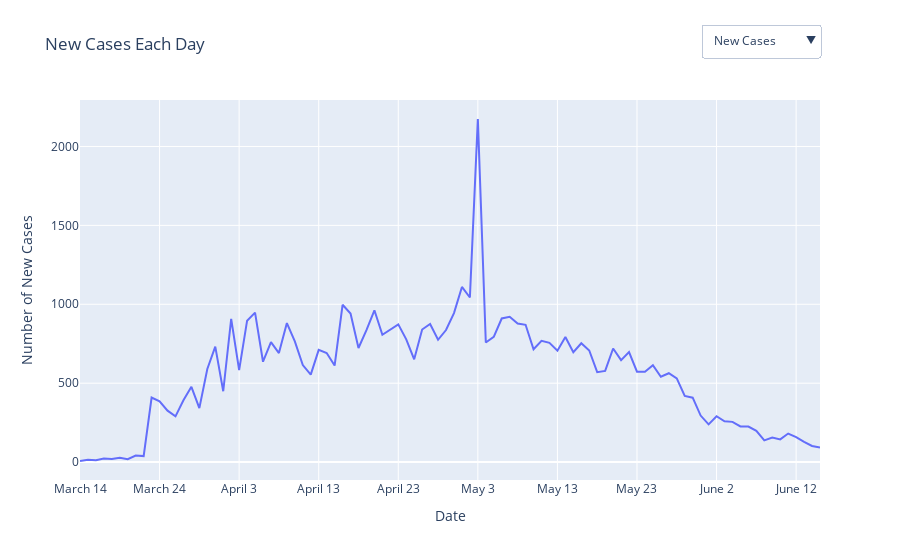

Notebook code for this chart:
### Code cell
fig = go.Figure(data=go.Scatter(x=dates[1:], y=new_cases,
                    mode='lines',
                    name='New Cases'))

fig.add_trace(go.Scatter(x=dates[8:], y=fiveday_avg,
                    mode='lines',
                    name='Five Day Average', visible = False))


fig.update_layout(
    updatemenus=[
        dict(
            #type="buttons",
            direction="down",
            showactive = True,
            #active = 0,
            x=1,
            y=1.2,
            buttons=list([
                dict(label="New Cases",
                     method="update",
                     args=[{"visible": [True,False ]},
                           {"title": 'New Cases', 
                            "xaxis.title" : 'Date',
                            "yaxis.title" : 'Number of Cases',
                            "yaxis.type": "linear",
                            #"xaxis.type": "linear",
                            "annotations" : [],
                           }]   ),
                dict(label="5 day average",
                     method="update",
                     args=[{"visible": [False,True]},
                           {"title": 'Average Cases in Last 5 days', 
                            "xaxis.title" : 'Date',
                            "yaxis.title" : 'Number of Cases',
                            "yaxis.type": "linear",
                            #"xaxis.type": "linear",
                            "annotations" : [],
                           }]   ),

            ]),
        )
    ])

fig.update_layout(title='New Cases Each Day',
                   xaxis_title='Date',
                   yaxis_title='Number of New Cases',  xaxis = {"dtick" : 10})
fig.show()
with open('../plotly/new_cases.json', 'w') as f:
    f.write(fig.to_json())

### Figure 1 — Plotly figure (JSON) as saved in the notebook; plotly's stock layout.template omitted (floating-point values rounded to 4 significant figures)
{"data": [{"mode": "lines", "name": "New Cases", "type": "scatter", "x": ["March 14", "March 15", "March 16", "March 17", "March 18", "March 19", "March 20", "March 21", "March 22", "March 23", "March 24", "March 25", "March 26", "March 27", "March 28", "March 29", "March 30", "March 31", "April 1", "April 2", "April 3", "April 4", "April 5", "April 6", "April 7", "April 8", "April 9", "April 10", "April 11", "April 12", "April 13", "April 14", "April 15", "April 16", "April 17", "April 18", "April 19", "April 20", "April 21", "April 22", "April 23", "April 24", "April 25", "April 26", "April 27", "April 28", "April 29", "April 30", "May 1", "May 2", "May 3", "May 4", "May 5", "May 6", "May 7", "May 8", "May 9", "May 10", "May 11", "May 12", "May 13", "May 14", "May 15", "May 16", "May 17", "May 18", "May 19", "May 20", "May 21", "May 22", "May 23", "May 24", "May 25", "May 26", "May 27", "May 28", "May 29", "May 30", "May 31", "June 1", "June 2", "June 3", "June 04", "June 05", "June 6", "June 7", "June 8", "June 09", "June 10", "June 11", "June 12", "June 13", "June 14", "June 15"], "y": [7, 15, 12, 23, 20, 27, 18, 42, 38, 409, 385, 326, 290, 392, 477, 342, 590, 732, 449, 907, 583, 896, 947, 636, 760, 691, 881, 765, 615, 554, 711, 691, 612, 997, 941, 723, 836, 962, 807, 839, 873, 778, 651, 840, 875, 775, 837, 944, 1110, 1043, 2174, 758, 794, 910, 921, 878, 870, 715, 768, 756, 706, 793, 696, 753, 707, 570, 578, 720, 646, 697, 573, 573, 614, 541, 563, 530, 419, 408, 295, 239, 291, 259, 255, 226, 225, 198, 138, 156, 144, 181, 158, 128, 102, 92]}, {"mode": "lines", "name": "Five Day Average", "type": "scatter", "visible": false, "x": ["March 21", "March 22", "March 23", "March 24", "March 25", "March 26", "March 27", "March 28", "March 29", "March 30", "March 31", "April 1", "April 2", "April 3", "April 4", "April 5", "April 6", "April 7", "April 8", "April 9", "April 10", "April 11", "April 12", "April 13", "April 14", "April 15", "April 16", "April 17", "April 18", "April 19", "April 20", "April 21", "April 22", "April 23", "April 24", "April 25", "April 26", "April 27", "April 28", "April 29", "April 30", "May 1", "May 2", "May 3", "May 4", "May 5", "May 6", "May 7", "May 8", "May 9", "May 10", "May 11", "May 12", "May 13", "May 14", "May 15", "May 16", "May 17", "May 18", "May 19", "May 20", "May 21", "May 22", "May 23", "May 24", "May 25", "May 26", "May 27", "May 28", "May 29", "May 30", "May 31", "June 1", "June 2", "June 3", "June 04", "June 05", "June 6", "June 7", "June 8", "June 09", "June 10", "June 11", "June 12", "June 13", "June 14", "June 15"], "y": [15.4, 19.4, 20, 26, 29, 106.8, 178.4, 240, 289.6, 360.4, 374, 365.4, 418.2, 506.6, 518, 604, 652.2, 713.4, 756.4, 793.8, 764.4, 786, 783, 746.6, 742.4, 701.2, 705.2, 667.2, 636.6, 713, 790.4, 792.8, 821.8, 891.8, 853.8, 833.4, 863.4, 851.8, 789.6, 796.2, 803.4, 783.8, 795.6, 854.2, 908.2, 941.8, 1222.0, 1206.0, 1176.0, 1136.0, 1111.0, 852.2, 874.6, 858.8, 830.4, 797.4, 763, 747.6, 743.8, 740.8, 731, 703.8, 660.8, 665.6, 644.2, 642.2, 642.8, 641.8, 620.6, 599.6, 572.8, 564.2, 533.4, 492.2, 443, 378.2, 330.4, 298.4, 267.8, 254, 251.2, 232.6, 208.4, 188.6, 172.2, 163.4, 155.4, 153.4, 142.6, 132.2]}], "layout": {"title": {"text": "New Cases Each Day"}, "updatemenus": [{"buttons": [{"args": [{"visible": [true, false]}, {"annotations": [], "title": "New Cases", "xaxis.title": "Date", "yaxis.title": "Number of Cases", "yaxis.type": "linear"}], "label": "New Cases", "method": "update"}, {"args": [{"visible": [false, true]}, {"annotations": [], "title": "Average Cases in Last 5 days", "xaxis.title": "Date", "yaxis.title": "Number of Cases", "yaxis.type": "linear"}], "label": "5 day average", "method": "update"}], "direction": "down", "showactive": true, "x": 1, "y": 1.2}], "xaxis": {"dtick": 10, "title": {"text": "Date"}}, "yaxis": {"title": {"text": "Number of New Cases"}}}}
